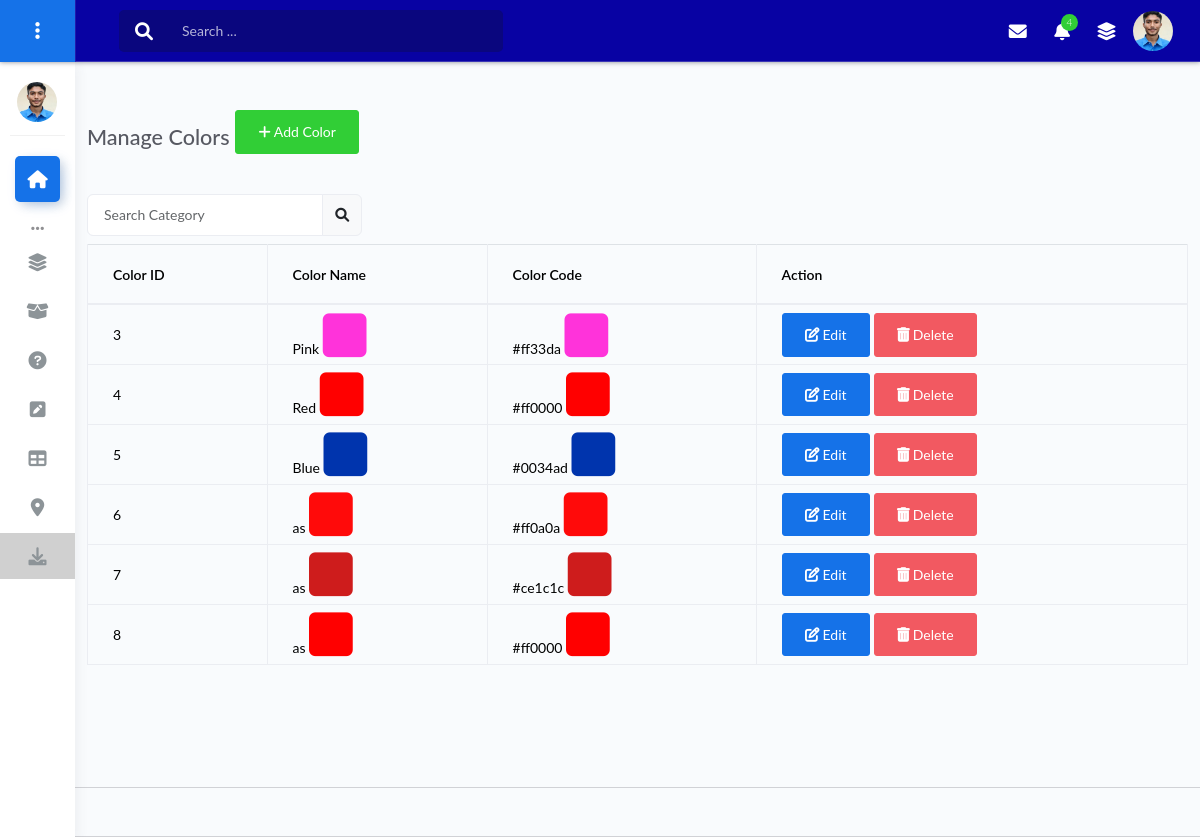
The page /admin/manage_colors.php (signed in) on the database its author committed.
### tables this page shows
CREATE TABLE `color_list` (
  `color_id` int(11) NOT NULL,
  `color_name` varchar(100) NOT NULL,
  `color_code` varchar(50) NOT NULL
);

### admin/manage_colors.php (the view, shortened to what this page needs)
<?php
if (isset($_SESSION['AdminID'])) {
    include('header.php');
    include('../conn.php');
    ?>
    <div class="container mt-5 overflow-scroll">
        <h2 class="mb-4">Manage Colors <button class="btn btn-success mb-3" data-bs-toggle="modal"
                data-bs-target="#addColorModal"><i class="fa fa-plus"></i> Add Color</button>
        </h2>
        <div class="col-10 col-lg-3 my-2 ">
            <form class="input-group" method="GET">
                <input type="text" class=" form-control bg-nue" placeholder="Search Category" name="search"
                    value="<?php echo @$_GET['search'] ?>">
                <button class="input-group-text"><i class="fa fa-search"></i></button>
            </form>
        </div>
        <table class="table table-bordered colorTable">
            <thead>
                <tr>
                    <th>Color ID</th>
                    <th>Color Name</th>
                    <th>Color Code</th>
                    <th>Action</th>
                </tr>
            </thead>
            <tbody>
                <?php
                $sql = "SELECT * FROM color_list WHERE 1=1 ";
                $result = $conn->query($sql);
                if ($result->num_rows > 0) {
                    while ($row = $result->fetch_assoc()) {
                        ?>
                        <tr>
                            <td>
                                <?php echo $row['color_id'] ?>
                            </td>
                            <td>
                                <?php echo $row['color_name'] ?>
                                <i class="fa fa-square" style="font-size:50px;color:<?php echo $row['color_code'] ?>"></i>
                            </td>
                            <td>
                                <?php echo $row['color_code'] ?>
                                <i class="fa fa-square"  style="font-size:50px;color:<?php echo $row['color_code'] ?>"></i>
                            </td>
                            <td>
                                <div class="btn btn-primary" data-bs-toggle="modal" data-bs-target="#editColorModal"
                                    onclick="$('#editColorForm #colorName').val('<?php echo $row['color_name'] ?>');$('#editColorForm #colorId').val('<?php echo $row['color_id'] ?>');$('#editColorForm #colorCode').val('<?php echo $row['color_code'] ?>');">
                                    <i class="fa fa-edit"></i> Edit
                                </div>
                                <div class="btn btn-danger" onclick="deleteColor('<?php echo $row['color_id'] ?>')"><i
                                        class="fa fa-trash"></i> Delete</div>
                            </td>
                        </tr>
                        <?php
                    }
                } else {
                    echo "<tr><th colspan='4'>No Colors Available</th><tr>";
                }
                ?>
            </tbody>
        </table>
    </div>
<?php include ('footer.php'); ?>
    <?php
} else {
    header('location: login');
}
?>

### assets/css/datatable.css (style rules this page uses)
:root { --dt-row-selected: 13, 110, 253;--dt-row-selected-text: 255, 255, 255;--dt-row-selected-link: 9, 10, 11;--dt-row-stripe: 0, 0, 0;--dt-row-hover: 0, 0, 0;--dt-column-ordering: 0, 0, 0;--dt-html-background: white }

### assets/css/common.css (style rules this page uses)
:root { --pri: #0802A3; --acc: #FF7676; --sec: #FF0060; --nue: #fff; --grey: #d0d0d0; --red: #ff0000; --green: #00ff00; }
.table { --bs-table-bg: auto; }

### admin/src/css/style.css (style rules this page uses)
body { background-color: #f8f9fa; }
.fa { font-family: 'FontAwesome'; }

### rows shown on the page
color_list: color_id "3", color_name "Pink", color_code "#ff33da"
color_list: color_id "4", color_name "Red", color_code "#ff0000"
color_list: color_id "5", color_name "Blue", color_code "#0034ad"
color_list: color_id "6", color_name "as", color_code "#ff0a0a"
color_list: color_id "7", color_name "as", color_code "#ce1c1c"
color_list: color_id "8", color_name "as", color_code "#ff0000"
